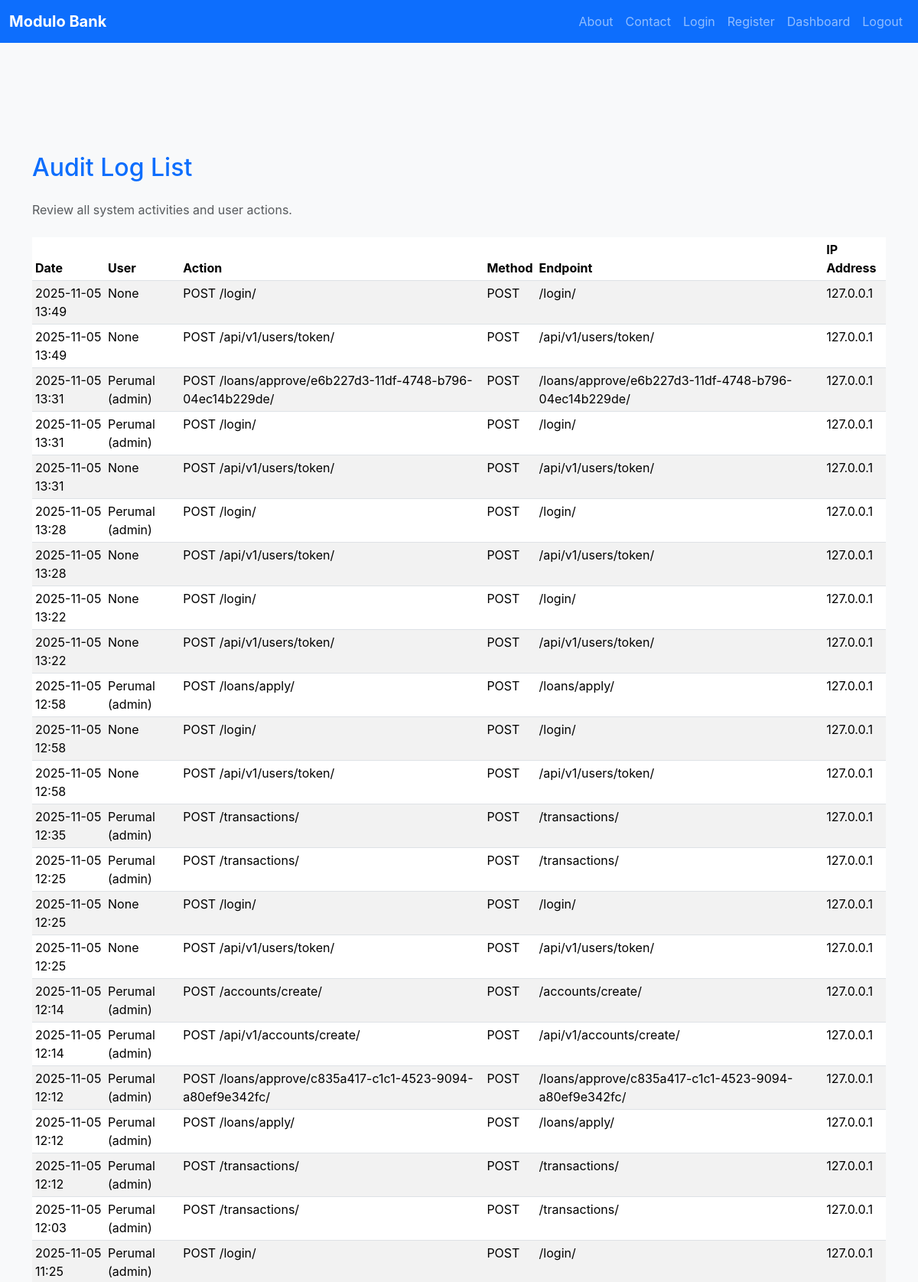
The app's page /audit/ (signed in, upper part) with its own data.
### apps/audit/models.py (models this page shows, shortened)
class AuditLog(models.Model):
    id = models.UUIDField(primary_key=True, default=uuid.uuid4, editable=False)
    user = models.ForeignKey(User, on_delete=models.SET_NULL, null=True, blank=True)
    action = models.CharField(max_length=255)
    details = models.TextField(blank=True, null=True)
    method = models.CharField(max_length=10, blank=True, null=True)
    endpoint = models.CharField(max_length=255, null=True, blank=True)
    ip_address = models.GenericIPAddressField(null=True, blank=True)
    created_at = models.DateTimeField(auto_now_add=True)
    class Meta:
        ordering = ['-created_at']

### apps/users/models.py (models this page shows)
class User(AbstractUser):
    ROLE_CHOICES = [
        ('customer', 'Customer'),
        ('admin', 'Admin'),
        ('auditor', 'Auditor'),
    ]
    role = models.CharField(max_length=20, choices=ROLE_CHOICES, default='customer')
    phone = models.CharField(max_length=15, blank=True, null=True)
    def __str__(self):
        return f"{self.username} ({self.role})"

### apps/pages/views.py (the view)
# urls.py: path('audit/', views.audit_logs_page, name='audit-logs'),
@login_required(login_url='/login/')
@user_passes_test(lambda u: u.is_staff)
def audit_logs_page(request):
    audit_logs = AuditLog.objects.all().order_by('-created_at')[:100]  # latest 100 logs
    return render(request, 'audit/audit_logs.html', {'audit_logs': audit_logs})

### templates/audit/audit_logs.html (shortened to what this page needs)
{% extends "base.html" %}
{% block content %}
<section class="container py-5">
  <h2 class="text-primary mb-4">Audit Log List</h2>
  <p class="text-muted mb-4">Review all system activities and user actions.</p>
  <table class="table table-striped table-sm">
    <thead>
      <tr>
        <th>Date</th>
        <th>User</th>
        <th>Action</th>
        <th>Method</th>
        <th>Endpoint</th>
        <th>IP Address</th>
      </tr>
    </thead>
    <tbody>
      {% for log in audit_logs %}
      <tr>
        <td>{{ log.created_at|date:"Y-m-d H:i" }}</td>
        <td>{{ log.user }}</td>
        <td>{{ log.action }}</td>
        <td>{{ log.method }}</td>
        <td>{{ log.endpoint }}</td>
        <td>{{ log.ip_address }}</td>
      </tr>
      {% empty %}
      <tr>
        <td colspan="6" class="text-center text-muted">No audit logs yet</td>
      </tr>
      {% endfor %}
    </tbody>
  </table>
</section>
{% endblock %}

### static/css/style.css (style rules this page uses)
body { font-family: 'Inter', 'Segoe UI', sans-serif; background-color: #f8f9fa; }

### records on screen
AuditLog: created_at "2025-11-05 13:49", user "None", action "POST /login/", method "POST", endpoint "/login/", ip_address "127.0.0.1"
AuditLog: created_at "2025-11-05 13:49", user "None", action "POST /api/v1/users/token/", method "POST", endpoint "/api/v1/users/token/", ip_address "127.0.0.1"
AuditLog: created_at "2025-11-05 13:31", user "Perumal (admin)", action "POST /loans/approve/e6b227d3-11df-4748-b796-04ec14b229de/", method "POST", endpoint "/loans/approve/e6b227d3-11df-4748-b796-04ec14b229de/", ip_address "127.0.0.1"
AuditLog: created_at "2025-11-05 13:31", user "Perumal (admin)", action "POST /login/", method "POST", endpoint "/login/", ip_address "127.0.0.1"
AuditLog: created_at "2025-11-05 13:31", user "None", action "POST /api/v1/users/token/", method "POST", endpoint "/api/v1/users/token/", ip_address "127.0.0.1"
AuditLog: created_at "2025-11-05 13:28", user "Perumal (admin)", action "POST /login/", method "POST", endpoint "/login/", ip_address "127.0.0.1"
AuditLog: created_at "2025-11-05 13:28", user "None", action "POST /api/v1/users/token/", method "POST", endpoint "/api/v1/users/token/", ip_address "127.0.0.1"
AuditLog: created_at "2025-11-05 13:22", user "None", action "POST /login/", method "POST", endpoint "/login/", ip_address "127.0.0.1"
AuditLog: created_at "2025-11-05 13:22", user "None", action "POST /api/v1/users/token/", method "POST", endpoint "/api/v1/users/token/", ip_address "127.0.0.1"
AuditLog: created_at "2025-11-05 12:58", user "Perumal (admin)", action "POST /loans/apply/", method "POST", endpoint "/loans/apply/", ip_address "127.0.0.1"
AuditLog: created_at "2025-11-05 12:58", user "None", action "POST /login/", method "POST", endpoint "/login/", ip_address "127.0.0.1"
AuditLog: created_at "2025-11-05 12:58", user "None", action "POST /api/v1/users/token/", method "POST", endpoint "/api/v1/users/token/", ip_address "127.0.0.1"
AuditLog: created_at "2025-11-05 12:35", user "Perumal (admin)", action "POST /transactions/", method "POST", endpoint "/transactions/", ip_address "127.0.0.1"
AuditLog: created_at "2025-11-05 12:25", user "Perumal (admin)", action "POST /transactions/", method "POST", endpoint "/transactions/", ip_address "127.0.0.1"
AuditLog: created_at "2025-11-05 12:25", user "None", action "POST /login/", method "POST", endpoint "/login/", ip_address "127.0.0.1"
AuditLog: created_at "2025-11-05 12:25", user "None", action "POST /api/v1/users/token/", method "POST", endpoint "/api/v1/users/token/", ip_address "127.0.0.1"
AuditLog: created_at "2025-11-05 12:14", user "Perumal (admin)", action "POST /accounts/create/", method "POST", endpoint "/accounts/create/", ip_address "127.0.0.1"
AuditLog: created_at "2025-11-05 12:14", user "Perumal (admin)", action "POST /api/v1/accounts/create/", method "POST", endpoint "/api/v1/accounts/create/", ip_address "127.0.0.1"
AuditLog: created_at "2025-11-05 12:12", user "Perumal (admin)", action "POST /loans/approve/c835a417-c1c1-4523-9094-a80ef9e342fc/", method "POST", endpoint "/loans/approve/c835a417-c1c1-4523-9094-a80ef9e342fc/", ip_address "127.0.0.1"
AuditLog: created_at "2025-11-05 12:12", user "Perumal (admin)", action "POST /loans/apply/", method "POST", endpoint "/loans/apply/", ip_address "127.0.0.1"
AuditLog: created_at "2025-11-05 12:12", user "Perumal (admin)", action "POST /transactions/", method "POST", endpoint "/transactions/", ip_address "127.0.0.1"
AuditLog: created_at "2025-11-05 12:03", user "Perumal (admin)", action "POST /transactions/", method "POST", endpoint "/transactions/", ip_address "127.0.0.1"
AuditLog: created_at "2025-11-05 11:25", user "Perumal (admin)", action "POST /login/", method "POST", endpoint "/login/", ip_address "127.0.0.1"
